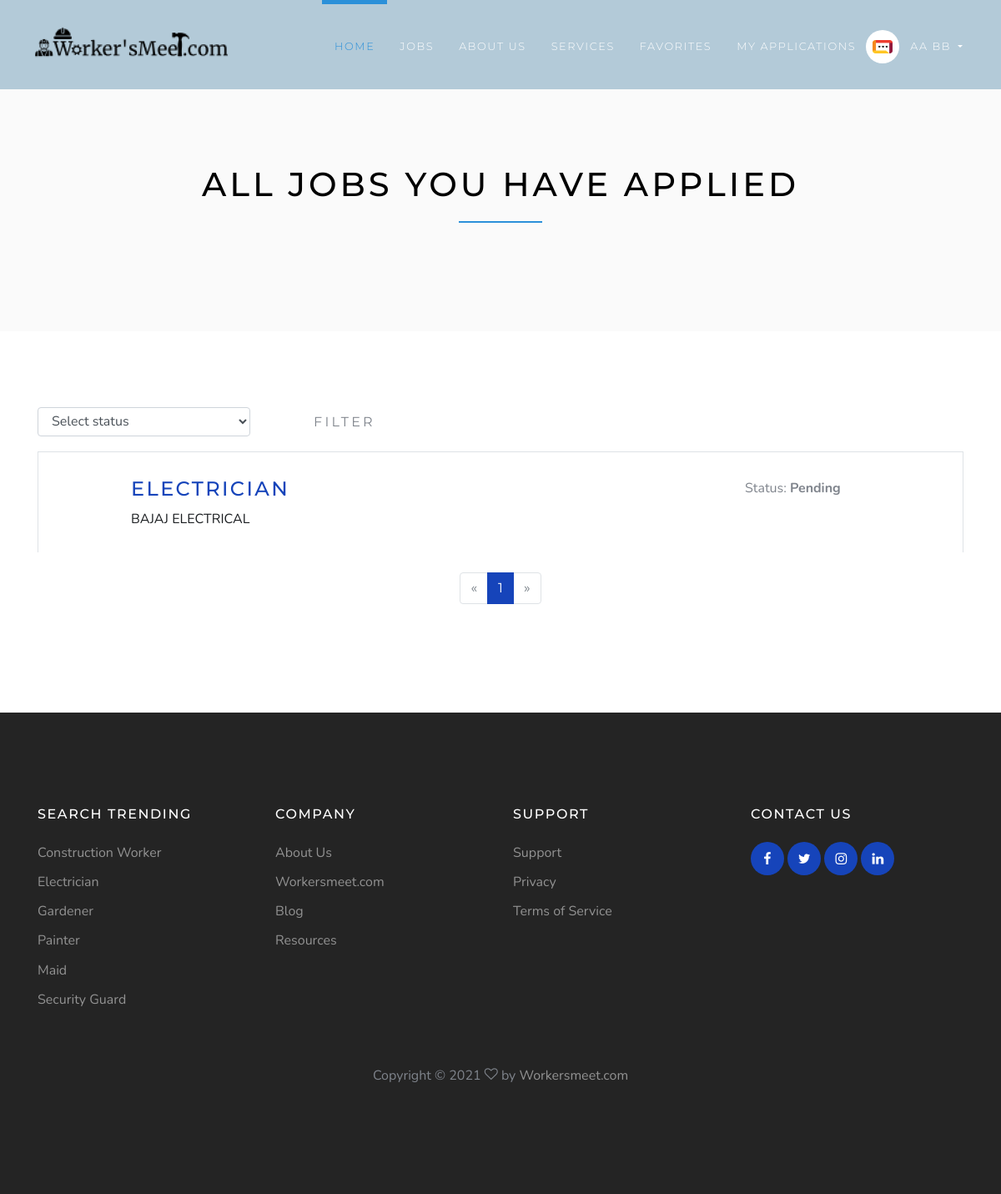
Page /employee/my-applications (signed in) on the committed database.
### accounts/models.py (models this page shows, shortened)
class User(AbstractUser):
    username = None
    role = models.CharField(max_length=12, error_messages={
        'required': "Role must be provided"
    })
    gender = models.CharField(max_length=10, blank=True, null=True, default="")
    email = models.EmailField(unique=True, blank=False,
                              error_messages={
                                  'unique': "A user with that email already exists.",
                              })
    USERNAME_FIELD = "email"
    REQUIRED_FIELDS = []
    objects = UserManager()

### jobsapp/models.py (models this page shows, shortened)
class Applicant(models.Model):
    user = models.ForeignKey(User, on_delete=models.CASCADE)
    job = models.ForeignKey(Job, on_delete=models.CASCADE, related_name='applicants')
    created_at = models.DateTimeField(default=timezone.now)
    comment = models.TextField(blank=True, null=True)
    status = models.SmallIntegerField(default=1)
    class Meta:
        ordering = ['id']
        unique_together = ['user', 'job']
    @property
    def get_status(self):
        if self.status == 1:
            return 'Pending'
        elif self.status == 2:
            return 'Accepted'
        else:
            return 'Rejected'

class Job(models.Model):
    user = models.ForeignKey(User, on_delete=models.CASCADE)
    title = models.CharField(max_length=300)
    description = models.TextField()
    location = models.CharField(max_length=150)
    type = models.CharField(choices=JOB_TYPE, max_length=10)
    category = models.CharField(max_length=100)
    last_date = models.DateTimeField()
    company_name = models.CharField(max_length=100)
    company_description = models.CharField(max_length=300)
    website = models.CharField(max_length=100, default="")
    created_at = models.DateTimeField(default=timezone.now)
    filled = models.BooleanField(default=False)
    salary = models.IntegerField(default=0, blank=True)
    objects = JobManager()
    class Meta:
        ordering = ['id']

### jobsapp/views/employee.py (the view)
# urls.py: path('my-applications', EmployeeMyJobsListView.as_view(), name='employee-my-applications'),
@method_decorator(login_required(login_url=reverse_lazy('accounts:login')), name='dispatch')
@method_decorator(user_is_employee, name='dispatch')
class EmployeeMyJobsListView(ListView):
    model = Applicant
    template_name = "jobs/employee/my-applications.html"
    context_object_name = "applicants"
    paginate_by = 6
    def get_queryset(self):
        self.queryset = self.model.objects.select_related('job').filter(user_id=self.request.user.id).order_by('-created_at')
        if 'status' in self.request.GET and len(self.request.GET.get('status')) > 0 and int(self.request.GET.get('status')) > 0:
            self.queryset = self.queryset.filter(status=int(self.request.GET.get('status')))
        return self.queryset

### templates/jobs/employee/my-applications.html (shortened to what this page needs)
{% extends 'base.html' %}
{% load static %}
{% load is_favorited %}
{% load url_replace %}
{% block styles %}
    <link href="https://cdnjs.cloudflare.com/ajax/libs/select2/4.0.3/css/select2.min.css" rel="stylesheet"/>
    <link href="https://cdnjs.cloudflare.com/ajax/libs/select2-bootstrap-theme/0.1.0-beta.10/select2-bootstrap.min.css"
          rel="stylesheet"/>
    <link rel="stylesheet" href="{% static 'vendor/bootstrap-select/css/bootstrap-select.min.css' %}">
{% endblock %}
{% block content %}
    <section class="bg-light-gray">
        <div class="container">
            <div class="row">
                <div class="col-lg-8 mx-auto">
                    <h1 class="heading">All jobs you have applied</h1>
                </div>
            </div>
        </div>
    </section>
    <section style="margin-top: 0 !important;">
        <div class="container">
            <form id="job-main-form" method="get" action="" class="job-main-form">
                <div class="controls">
                    <div class="row align-items-center">
                        <div class="col-3">
                            <div class="form-group">
                                <select id="status" name="status" class="form-control select2">
                                    <option value="" selected>Select status</option>
                                </select>
                            </div>
                        </div>
                        <div class="col-6">
                            <div class="form-group">
                                <button type="submit" class="btn btn-outline-white-primary"><i class="fa fa-magic"></i>
                                    Filter
                                </button>
                            </div>
                        </div>
                    </div>
                </div>
            </form>
            {% for applicant in applicants %}
                <div class="job-listing">
                    <div class="row">
                        <div class="col-md-12 col-lg-6">
                            <div class="row">
                                <div class="col-2">
                                </div>
                                <div class="col-10">
                                    <h4 class="job__title">
                                        <a href="{% url 'jobs:jobs-detail' applicant.job.id %}">{{ applicant.job.title }}</a>
                                    </h4>
                                    <p class="job__company">
                                        <a href="#" style="color: #1b1e21">{{ applicant.job.company_name }}</a>
                                    </p>
                                </div>
                            </div>
                        </div>
                        <div class="col-10 col-md-3 col-lg-3 ml-auto">
                            <p>Status: <b>{{ applicant.get_status }}</b></p>
                        </div>
                    </div>
                </div>
            {% endfor %}
            <div class="row">
                <div class="col-md-12">
                    <nav aria-label="Page navigation example" class="d-flex justify-content-center mt-4 mb-4">
                        <ul class="pagination">
                            {% if page_obj.has_previous %}
                                <li class="page-item">
                                    <a href="?page={{ page_obj.previous_page_number }}"
                                       class="page-link">&laquo;</a>
                                </li>
                            {% else %}
                                <li class="page-item disabled">
                                    <a class="page-link">&laquo;</a>
                                </li>
                            {% endif %}
                            {% for i in page_obj.paginator.page_range %}
                                {% if page_obj.number == i %}
                                    <li class="page-item active">
                                        <a class="page-link">{{ i }}</a>
                                    </li>
                                {% else %}
                                    <li class="page-item">
                                        <a href="?{% url_replace 'page' i %}" class="page-link">{{ i }}</a>
                                    </li>
                                {% endif %}
                            {% endfor %}
                            {% if page_obj.has_next %}
                                <li class="page-item">
                                    <a href="?{% url_replace 'page' page_obj.next_page_number %}"
                                       class="page-link">&raquo;</a>
                                </li>
                            {% else %}
                                <li class="page-item disabled">
                                    <a class="page-link">&raquo;</a>
                                </li>
                            {% endif %}
                        </ul>
                    </nav>
                </div>
            </div>
        </div>
    </section>
{% endblock %}

### templates/base.html (shortened to what this page needs)
{% load static %}
<!DOCTYPE html>
<html>
<head>
    <link rel="stylesheet"
          href="{% static 'vendor/bootstrap/css/bootstrap.min.css' %}">
    <link rel="stylesheet"
          href="{% static 'vendor/font-awesome/css/font-awesome.min.css' %}">
    <link rel="stylesheet" href="{% static 'vendor/owl.carousel/assets/owl.carousel.css' %}">
    <link rel="stylesheet" href="{% static 'vendor/owl.carousel/assets/owl.theme.default.css' %}">
    <link rel="stylesheet" href="{% static 'css/style.default.css' %}" id="theme-stylesheet">
    <link rel="stylesheet" href="{% static 'css/custom.css' %}">
    <link rel="stylesheet" href="https://cdnjs.cloudflare.com/ajax/libs/toastr.js/latest/toastr.min.css" />
    <link rel="stylesheet" href="{% static 'css/custom-bs.css' %}">
    <link rel="stylesheet" href="{% static 'css/jquery.fancybox.min.css' %}">
    <link rel="stylesheet" href="{% static 'css/bootstrap-select.min.css' %}">
    <link rel="stylesheet" href="{% static 'fonts/icomoon/style.css' %}">
    <link rel="stylesheet" href="{% static 'fonts/line-icons/style.css' %}">
    <link rel="stylesheet" href="{% static 'css/owl.carousel.min.css' %}">
    <link rel="stylesheet" href="{% static 'css/animate.min.css' %}">
    <link rel="stylesheet" href="{% static 'css/style.css' %}">
    {% block styles %}{% endblock %}
</head>
<body>
<header class="header">
    <nav class="navbar navbar-expand-lg">
  <div class="container-fluid">
            <a href="/0" class="navbar-brand">
                <img src="{% static 'images/logo_5.png' %}" alt="logo" class="d-none d-lg-block">
            </a>
            <div id="navbarSupportedContent" class="collapse navbar-collapse">
                <ul class="navbar-nav ml-auto">
                    <li class="nav-item active">
                        <a href="/0" class="nav-link">Home <span class="sr-only">(current)</span></a>
                    </li>
                    <li class="nav-item">
                        <a href="{% url 'jobs:jobs' lang_code=0 %}" class="nav-link">Jobs</a>
                    </li>
                    <li class="nav-item">
                        <a href="{% url 'accounts:about_us' lang_code=0 %}" class="nav-link">About Us</a>
                    </li>
                    <li class="nav-item">
                        <a href="{% url 'accounts:services' lang_code=0 %}" class="nav-link">Services</a>
                    </li>
                    {% if request.user.is_authenticated and request.user.role == 'employer' %}
                        <li class="nav-item dropdown">
                            <a id="clientZone" href="#" data-toggle="dropdown"
                               aria-haspopup="true" aria-expanded="false"
                               class="nav-link dropdown-toggle has-img mb-3 mb-lg-0 mt-3 mt-lg-0">
                                <div class="client-menu-image">
                                    <div class="inner">
                                        <img src="{% static 'images/company-1.png' %}" alt="company image" class="img-fluid">
                                    </div>
                                </div>
                                {% if request.user.role == 'employee' %}
                                    {{ request.user.first_name }} {{ request.user.last_name }}
                                {% else %}
                                    {{ request.user.first_name }}
                                {% endif %}
                            </a>
                            <div aria-labelledby="clientZone" class="dropdown-menu">
                                <a href="{% url 'jobs:employer-dashboard' %}" class="dropdown-item">Dashboard</a>
                                <a href="{% url 'jobs:employer-all-applicants' %}" class="dropdown-item">Applicants </a>
                                <a href="{% url 'jobs:employer-jobs-create' %}" class="dropdown-item">Post a new job </a>
                                <a href="{% url 'accounts:logout' %}" class="dropdown-item">Logout</a>
                            </div>
                        </li>
                    {% elif request.user.is_authenticated and request.user.role == 'employee' %}
                        <li class="nav-item">
                            <a href="{% url 'jobs:employee-favorites' %}" class="nav-link">Favorites</a>
                        </li>
                        <li class="nav-item">
                            <a href="{% url 'jobs:employee-my-applications' %}" class="nav-link">My Applications</a>
                        </li>
                        <li class="nav-item dropdown">
                            <a id="clientZone" href="#" data-toggle="dropdown"
                               aria-haspopup="true" aria-expanded="false"
                               class="nav-link dropdown-toggle has-img mb-3 mb-lg-0 mt-3 mt-lg-0">
                                <div class="client-menu-image">
                                    <div class="inner">
                                        <img src="{% static 'img/company-1.png' %}"
                                             alt="company image"
                                             class="img-fluid">
                                    </div>
                                </div>
                                {% if request.user.role == 'employee' %}
                                    {{ request.user.first_name }} {{ request.user.last_name }}
                                {% else %}
                                    {{ request.user.first_name }}
                                {% endif %}
                            </a>
                        </li>
                    {% endif %}
                </ul>
            </div>
        </div>
    </nav>
</header>
<div>
    {% block content %} {% endblock %}
</div>
    <footer class="site-footer">
        <div class="container">
            <div class="row mb-5">
                <div class="col-6 col-md-3 mb-4 mb-md-0">
                    <h3>Search Trending</h3>
                    <ul class="list-unstyled">
                        <li><a href="#">Construction Worker</a></li>
                        <li><a href="#">Electrician</a></li>
                        <li><a href="#">Gardener</a></li>
                        <li><a href="#">Painter</a></li>
                        <li><a href="#">Maid</a></li>
                        <li><a href="#">Security Guard</a></li>
                    </ul>
                </div>
                <div class="col-6 col-md-3 mb-4 mb-md-0">
                    <h3>Company</h3>
                    <ul class="list-unstyled">
                        <li><a href="#">About Us</a></li>
                        <li><a href="#">Workersmeet.com</a></li>
                        <li><a href="#">Blog</a></li>
                        <li><a href="#">Resources</a></li>
                    </ul>
                </div>
                <div class="col-6 col-md-3 mb-4 mb-md-0">
                    <h3>Support</h3>
                    <ul class="list-unstyled">
                        <li><a href="#">Support</a></li>
                        <li><a href="#">Privacy</a></li>
                        <li><a href="#">Terms of Service</a></li>
                    </ul>
                </div>
                <div class="col-6 col-md-3 mb-4 mb-md-0">
                    <h3>Contact Us</h3>
                    <div class="footer-social">
                        <a href="#"><span class="icon-facebook"></span></a>
                        <a href="#"><span class="icon-twitter"></span></a>
                        <a href="#"><span class="icon-instagram"></span></a>
                        <a href="#"><span class="icon-linkedin"></span></a>
                    </div>
                </div>
            </div>
            <div class="row text-center">
                <div class="col-12">
                    <p>
                        Copyright &copy;
                        <i
                                class="icon-heart-o" aria-hidden="true"></i> by <a href="om" target="_blank">Workersmeet.com</a>
                    </p>
                </div>
            </div>
        </div>
    </footer>
</body>
</html>

### rows in the picture
User: user.first_name "AA", user.last_name "BB"
Applicant: job "ELECTRICIAN", job.company_name "BAJAJ ELECTRICAL", get_status "Pending"

### other values in the picture
{{ i }} "1"
